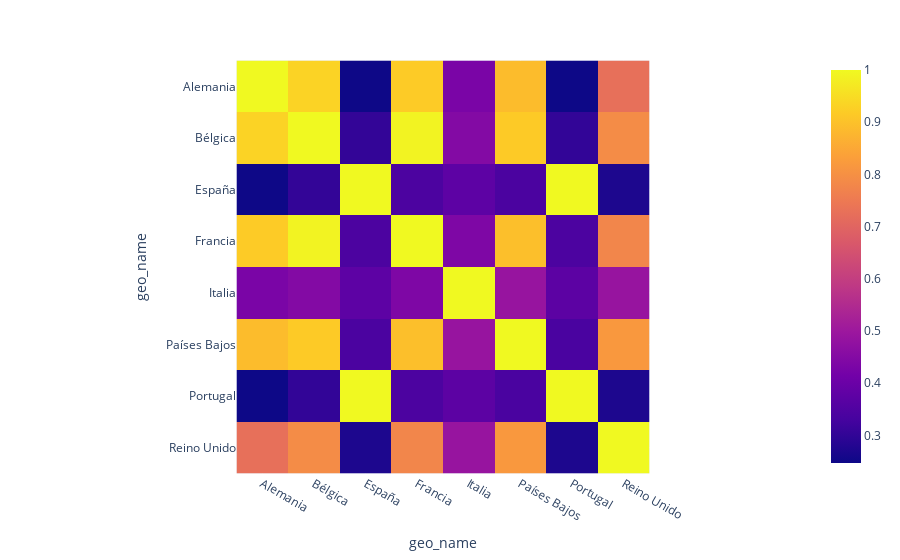

Notebook source saved alongside this figure:
### Code cell
px.imshow(df.corr())

### Figure 1 — Plotly figure (JSON) as saved in the notebook; plotly's stock layout.template omitted (floating-point values rounded to 4 significant figures)
{"data": [{"coloraxis": "coloraxis", "hovertemplate": "geo_name: %{x}<br>geo_name: %{y}<br>color: %{z}<extra></extra>", "name": "0", "type": "heatmap", "x": ["Alemania", "Bélgica", "España", "Francia", "Italia", "Países Bajos", "Portugal", "Reino Unido"], "xaxis": "x", "y": ["Alemania", "Bélgica", "España", "Francia", "Italia", "Países Bajos", "Portugal", "Reino Unido"], "yaxis": "y", "z": [[1, 0.9323, 0.2484, 0.918, 0.4301, 0.8897, 0.2472, 0.7262], [0.9323, 1, 0.3026, 0.9889, 0.4479, 0.9161, 0.3017, 0.7902], [0.2484, 0.3026, 1, 0.343, 0.3754, 0.3395, 0.9994, 0.2705], [0.918, 0.9889, 0.343, 1, 0.439, 0.8954, 0.3425, 0.7772], [0.4301, 0.4479, 0.3754, 0.439, 1, 0.4875, 0.3726, 0.4876], [0.8897, 0.9161, 0.3395, 0.8954, 0.4875, 1, 0.3377, 0.8181], [0.2472, 0.3017, 0.9994, 0.3425, 0.3726, 0.3377, 1, 0.2703], [0.7262, 0.7902, 0.2705, 0.7772, 0.4876, 0.8181, 0.2703, 1]]}], "layout": {"coloraxis": {"colorscale": [[0, "#0d0887"], [0.1111, "#46039f"], [0.2222, "#7201a8"], [0.3333, "#9c179e"], [0.4444, "#bd3786"], [0.5556, "#d8576b"], [0.6667, "#ed7953"], [0.7778, "#fb9f3a"], [0.8889, "#fdca26"], [1, "#f0f921"]]}, "margin": {"t": 60}, "xaxis": {"anchor": "y", "constrain": "domain", "domain": [0, 1], "scaleanchor": "y", "title": {"text": "geo_name"}}, "yaxis": {"anchor": "x", "autorange": "reversed", "constrain": "domain", "domain": [0, 1], "title": {"text": "geo_name"}}}}
